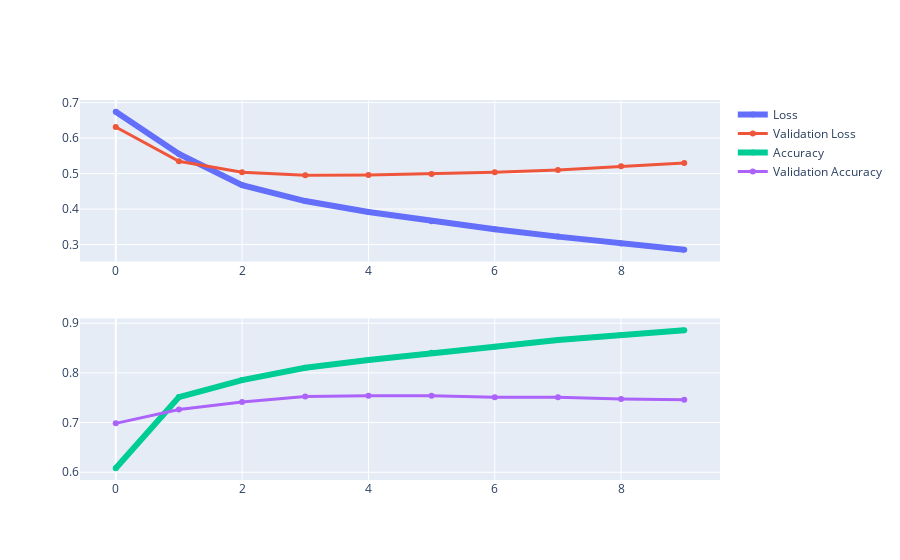

Here is the notebook cell this chart was saved with:
### Code cell
graph_val_acc_loss(history)

### Figure 1 — Plotly figure (JSON) as saved in the notebook; plotly's stock layout.template omitted (floating-point values rounded to 4 significant figures)
{"data": [{"line": {"width": 6}, "name": "Loss", "type": "scatter", "xaxis": "x", "y": [0.674, 0.5555, 0.4675, 0.4225, 0.3918, 0.3658, 0.3433, 0.3223, 0.303, 0.2855], "yaxis": "y"}, {"line": {"width": 3}, "name": "Validation Loss", "type": "scatter", "xaxis": "x", "y": [0.6313, 0.5345, 0.5038, 0.4955, 0.4957, 0.4985, 0.5034, 0.5099, 0.5204, 0.5298], "yaxis": "y"}, {"line": {"width": 6}, "name": "Accuracy", "type": "scatter", "xaxis": "x2", "y": [0.6082, 0.7513, 0.7855, 0.8104, 0.8262, 0.8406, 0.8528, 0.8662, 0.876, 0.8857], "yaxis": "y2"}, {"line": {"width": 3}, "name": "Validation Accuracy", "type": "scatter", "xaxis": "x2", "y": [0.6984, 0.7264, 0.7414, 0.7526, 0.7538, 0.7538, 0.751, 0.7508, 0.7474, 0.7458], "yaxis": "y2"}], "layout": {"xaxis": {"anchor": "y", "domain": [0, 1]}, "xaxis2": {"anchor": "y2", "domain": [0, 1]}, "yaxis": {"anchor": "x", "domain": [0.575, 1]}, "yaxis2": {"anchor": "x2", "domain": [0, 0.425]}}}
